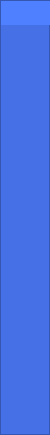
        <widget class="QFrame" name="left_menu">
         <property name="sizePolicy">
          <sizepolicy hsizetype="Preferred" vsizetype="Preferred">
           <horstretch>0</horstretch>
           <verstretch>0</verstretch>
          </sizepolicy>
         </property>
         <property name="minimumSize">
          <size>
           <width>50</width>
           <height>0</height>
          </size>
         </property>
         <property name="maximumSize">
          <size>
           <width>50</width>
           <height>16777215</height>
          </size>
         </property>
         <property name="styleSheet">
          <string notr="true">background-color: rgb(70, 113, 230);</string>
         </property>
         <property name="frameShape">
          <enum>QFrame::StyledPanel</enum>
         </property>
         <property name="frameShadow">
          <enum>QFrame::Raised</enum>
         </property>
         <layout class="QVBoxLayout" name="verticalLayout_3">
          <property name="spacing">
           <number>0</number>
          </property>
          <property name="leftMargin">
           <number>0</number>
          </property>
          <property name="topMargin">
           <number>0</number>
          </property>
          <property name="rightMargin">
           <number>0</number>
          </property>
          <property name="bottomMargin">
           <number>0</number>
          </property>
          <item>
           <widget class="QLabel" name="logo">
            <property name="minimumSize">
             <size>
              <width>50</width>
              <height>24</height>
             </size>
            </property>
            <property name="maximumSize">
             <size>
              <width>16777215</width>
              <height>24</height>
             </size>
            </property>
            <property name="styleSheet">
             <string notr="true">image: url(:/dependencies/logo.png);
background-color: rgb(78, 128, 255);</string>
            </property>
            <property name="frameShape">
             <enum>QFrame::NoFrame</enum>
            </property>
            <property name="text">
             <string/>
            </property>
           </widget>
          </item>
          <item>
           <widget class="QPushButton" name="home_button">
            <property name="enabled">
             <bool>true</bool>
            </property>
            <property name="minimumSize">
             <size>
              <width>0</width>
              <height>50</height>
             </size>
            </property>
            <property name="maximumSize">
             <size>
              <width>50</width>
              <height>50</height>
             </size>
            </property>
            <property name="icon">
             <iconset resource="resources.qrc">
              <normaloff>:/dependencies/home.png</normaloff>:/dependencies/home.png</iconset>
            </property>
            <property name="iconSize">
             <size>
              <width>25</width>
              <height>25</height>
             </size>
            </property>
            <property name="flat">
             <bool>true</bool>
            </property>
           </widget>
          </item>
          <item>
           <widget class="QPushButton" name="relatorios_button">
            <property name="minimumSize">
             <size>
              <width>0</width>
              <height>50</height>
             </size>
            </property>
            <property name="maximumSize">
             <size>
              <width>50</width>
              <height>50</height>
             </size>
            </property>
            <property name="text">
             <string/>
            </property>
            <property name="icon">
             <iconset resource="resources.qrc">
              <normaloff>:/dependencies/business-report.png</normaloff>:/dependencies/business-report.png</iconset>
            </property>
            <property name="iconSize">
             <size>
              <width>25</width>
              <height>25</height>
             </size>
            </property>
            <property name="flat">
             <bool>true</bool>
            </property>
           </widget>
          </item>
          <item>
           <widget class="QPushButton" name="relatorios_button_2">
            <property name="minimumSize">
             <size>
              <width>0</width>
              <height>50</height>
             </size>
            </property>
            <property name="maximumSize">
             <size>
              <width>50</width>
              <height>50</height>
             </size>
            </property>
            <property name="text">
             <string/>
            </property>
            <property name="icon">
             <iconset resource="resources.qrc">
              <normaloff>:/dependencies/download.png</normaloff>:/dependencies/download.png</iconset>
            </property>
            <property name="iconSize">
             <size>
              <width>25</width>
              <height>25</height>
             </size>
            </property>
            <property name="flat">
             <bool>true</bool>
            </property>
           </widget>
          </item>
          <item>
           <widget class="QPushButton" name="table_button">
            <property name="minimumSize">
             <size>
              <width>50</width>
              <height>50</height>
             </size>
            </property>
            <property name="maximumSize">
             <size>
              <width>50</width>
              <height>50</height>
             </size>
            </property>
            <property name="text">
             <string/>
            </property>
            <property name="icon">
             <iconset resource="resources.qrc">
              <normaloff>:/dependencies/spreadsheet.png</normaloff>:/dependencies/spreadsheet.png</iconset>
            </property>
            <property name="iconSize">
             <size>
              <width>25</width>
              <height>25</height>
             </size>
            </property>
            <property name="flat">
             <bool>true</bool>
            </property>
           </widget>
          </item>
          <item>
           <widget class="QPushButton" name="sug_comp_button">
            <property name="minimumSize">
             <size>
              <width>0</width>
              <height>50</height>
             </size>
            </property>
            <property name="maximumSize">
             <size>
              <width>50</width>
              <height>50</height>
             </size>
            </property>
            <property name="text">
             <string/>
            </property>
            <property name="icon">
             <iconset resource="resources.qrc">
              <normaloff>:/dependencies/purchase.png</normaloff>:/dependencies/purchase.png</iconset>
            </property>
            <property name="iconSize">
             <size>
              <width>25</width>
              <height>25</height>
             </size>
            </property>
            <property name="flat">
             <bool>true</bool>
            </property>
           </widget>
          </item>
          <item>
           <spacer name="verticalSpacer_4">
            <property name="orientation">
             <enum>Qt::Vertical</enum>
            </property>
            <property name="sizeType">
             <enum>QSizePolicy::Fixed</enum>
            </property>
            <property name="sizeHint" stdset="0">
             <size>
              <width>20</width>
              <height>10</height>
             </size>
            </property>
           </spacer>
          </item>
          <item>
           <widget class="QPushButton" name="sug_import_button">
            <property name="minimumSize">
             <size>
              <width>0</width>
              <height>50</height>
             </size>
            </property>
            <property name="maximumSize">
             <size>
              <width>50</width>
              <height>50</height>
             </size>
            </property>
            <property name="text">
             <string/>
            </property>
            <property name="icon">
             <iconset resource="resources.qrc">
              <normaloff>:/dependencies/import.png</normaloff>:/dependencies/import.png</iconset>
            </property>
            <property name="iconSize">
             <size>
              <width>25</width>
              <height>25</height>
             </size>
            </property>
            <property name="flat">
             <bool>true</bool>
            </property>
           </widget>
          </item>
          <item>
           <spacer name="verticalSpacer_3">
            <property name="orientation">
             <enum>Qt::Vertical</enum>
            </property>
            <property name="sizeType">
             <enum>QSizePolicy::Fixed</enum>
            </property>
            <property name="sizeHint" stdset="0">
             <size>
              <width>20</width>
              <height>15</height>
             </size>
            </property>
           </spacer>
          </item>
          <item>
           <widget class="QPushButton" name="search_button">
            <property name="maximumSize">
             <size>
              <width>50</width>
              <height>50</height>
             </size>
            </property>
            <property name="text">
             <string/>
            </property>
            <property name="icon">
             <iconset resource="resources.qrc">
              <normaloff>:/dependencies/magnifying-glass.png</normaloff>:/dependencies/magnifying-glass.png</iconset>
            </property>
            <property name="iconSize">
             <size>
              <width>25</width>
              <height>25</height>
             </size>
            </property>
            <property name="flat">
             <bool>true</bool>
            </property>
           </widget>
          </item>
          <item>
           <spacer name="verticalSpacer_2">
            <property name="orientation">
             <enum>Qt::Vertical</enum>
            </property>
            <property name="sizeHint" stdset="0">
             <size>
              <width>20</width>
              <height>40</height>
             </size>
            </property>
           </spacer>
          </item>
          <item>
           <widget class="QPushButton" name="update_button">
            <property name="maximumSize">
             <size>
              <width>50</width>
              <height>50</height>
             </size>
            </property>
            <property name="text">
             <string/>
            </property>
            <property name="icon">
             <iconset resource="resources.qrc">
              <normaloff>:/dependencies/settings.png</normaloff>:/dependencies/settings.png</iconset>
            </property>
            <property name="iconSize">
             <size>
              <width>20</width>
              <height>25</height>
             </size>
            </property>
            <property name="flat">
             <bool>true</bool>
            </property>
           </widget>
          </item>
         </layout>
        </widget>
